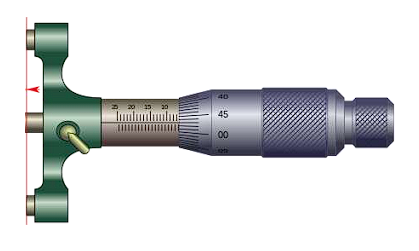
#> input picture logo.PNG, 419 x 251 px, found by its file name
$ python 'Cv2(segunda parte).py'
#> lines starting #> are read from the running program, lines starting #| are printed output that depends on the picture; after the words box and inside, x2 and y2 are one past the last pixel; in counts of white or black regions, pixels touching at a corner belong together
import cv2
import random

img = cv2.imread('logo.png', -1)
#> img is the input picture: shape (251, 419, 4); mean B, G, R, A 222.3, 221.6, 219.7, 255
alto, ancho, canales = img.shape      # con el .shape devuelve una tupla con los valores mostrados
#> alto = 251; ancho = 419; canales = 4
print(alto, ancho, canales)
#| 251 419 4

tag = img[100:200, 100:200]           # Cortamos teniendo en cuenta las dimensiones obtenidas
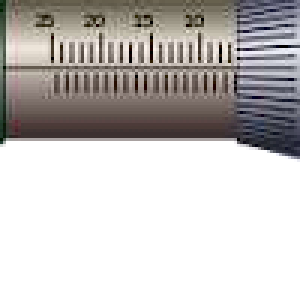
#> tag: shape (100, 100, 4) (shown 3 times larger); mean B, G, R, A 189.7, 191.4, 194.9, 255
cv2.imshow('Image', tag)
cv2.waitKey(0)
cv2.destroyAllWindows()

img[150:250,200:300] = tag            # Pegamos teniendo en cuenta que las partes a remplazar tienen que ser del mismo tamaño, tanto en fila como en columna.
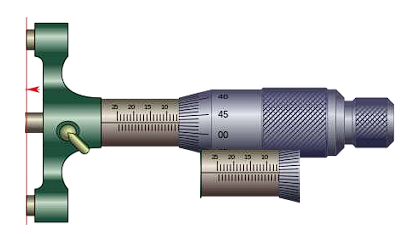
#> img: shape (251, 419, 4); 4.56% of pixels changed, all inside (x1, y1, x2, y2) = (200, 150, 300, 204)

cv2.imshow('Image', img)
cv2.waitKey(0)
cv2.destroyAllWindows()
